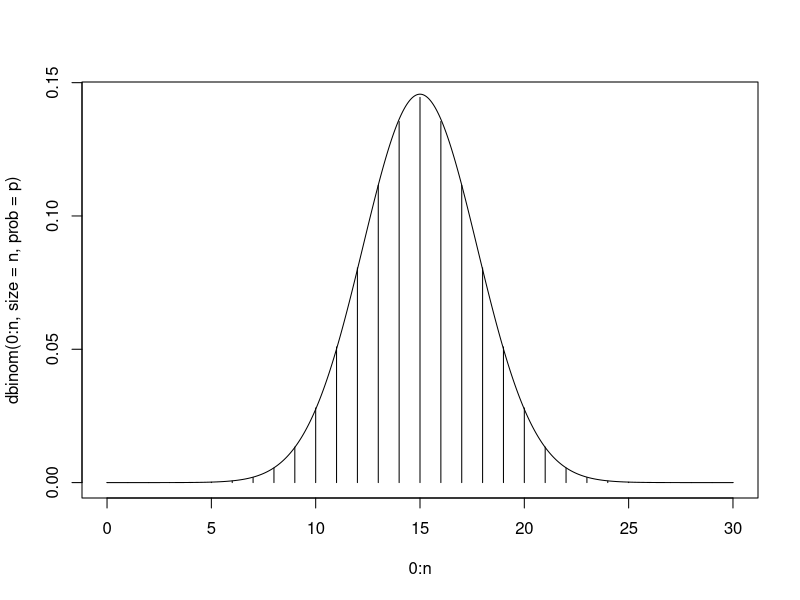

Generate this figure with R:
## ---- chunk 1
knitr::opts_chunk$set(echo = TRUE)

## ---- chunk 2
#x = 0:40
#y = dbinom(??????)
#plot(x,y,type = "h")
## ---- chunk 3
# P(X >= 25) = 1 - P(X < 25) = 1 - P(X<=24)
# ?????????
## ---- chunk 4
# ???????
## ---- chunk 5
# ???????
## ---- chunk 6
#x = 0:10
#y = dgeom(????)
#plot(x,y,type = "h")
## ---- chunk 7
#x = 0:50
#y = dnbinom(?????)
#plot(x,y,type = "h")
## ---- chunk 8
#x = 0:4
#y = dhyper(????)
#plot(x,y,type = "h")
## ---- chunk 9
#x = 0:10
#y = dpois(?????)
#plot(x,y,type = "h")
## ---- chunk 10
#x = seq(-2,2,by=0.01)
#y = dunif(?????)
#plot(x,y,type = "l")
## ---- chunk 11
#x = seq(0,150,by=0.01)
#y = dnorm(?????)
#plot(x,y,type = "l")
## ---- chunk 12
n = 30
p = 0.5

# Binomial (discreta)
plot(0:n, dbinom(0:n, size = n, prob=p), type = "h")

# Normal (continua)
x = seq(0, 30, by = 0.01)
y = dnorm(x, mean = n*p, sd = sqrt(n*(1-p)*p))
lines(x, y)
## ---- chunk 13
#x = seq(-1,10,by=0.01)
#y = dexp(?????)
#plot(x,y,type = "l")
